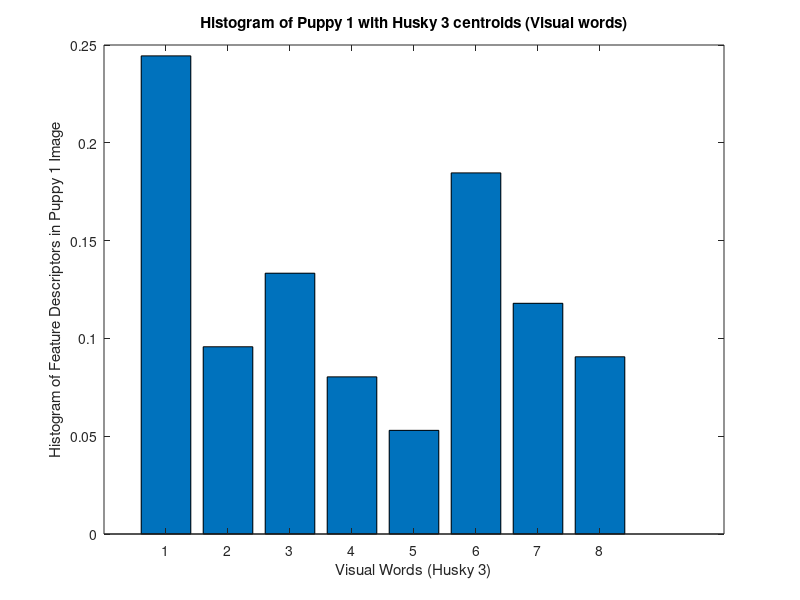

The MATLAB script that drew this image:
Husky1 = [108, 52, 61, 64, 71, 106, 0, 62];
Husky2 = [185, 149, 139, 141, 0, 136, 0, 134];
Husky3 = [49, 22, 57, 63, 58, 41, 35, 48];
Puppy1 = [101, 67, 85, 70, 0, 108, 65, 89];

Husky1_3= [83, 44, 23, 101, 42, 119, 85, 27];
Husky2_3 = [169, 69, 110, 94, 94, 149, 86, 113];
Husky3_3 = [49, 22, 57, 63, 58, 41, 35, 48];
Puppy1_3 = [143, 56, 78, 47, 31, 108, 69, 53];
 
bar(Puppy1_3/(sum(Puppy1_3)));
xlabel("Visual Words (Husky 3)");
ylabel("Histogram of Feature Descriptors in Puppy 1 Image");
title("Histogram of Puppy 1 with Husky 3 centroids (Visual words)");

